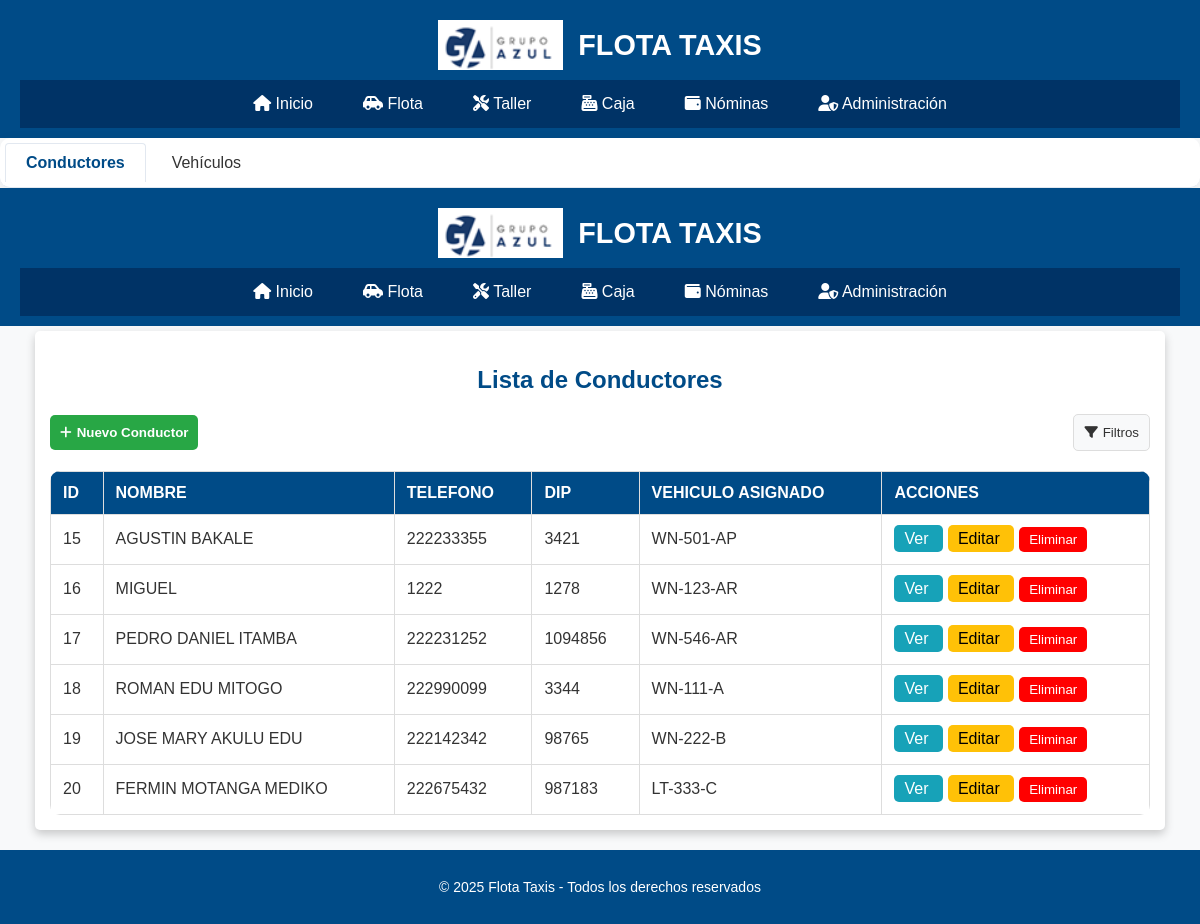
/modules/flota/flota.php, run on the app's committed database.
### tables this page shows
CREATE TABLE `conductores` (
  `id` int(11) NOT NULL,
  `nombre` varchar(100) NOT NULL,
  `telefono` varchar(20) NOT NULL,
  `dip` varchar(20) NOT NULL,
  `vehiculo_id` int(11) DEFAULT NULL,
  `estado` enum('Activo','Inactivo') NOT NULL DEFAULT 'Activo',
  `ingreso_dia_obligatorio` int(11) NOT NULL DEFAULT 0,
  `ingreso_dia_libre` int(11) NOT NULL DEFAULT 0,
  `ingreso_obligatorio` int(11) DEFAULT NULL,
  `ingreso_libre` int(11) DEFAULT NULL,
  `imagen` varchar(255) DEFAULT NULL,
  `fecha` date DEFAULT NULL,
  `dias_por_ciclo` int(11) DEFAULT 30,
  `salario_mensual` int(11) DEFAULT NULL,
  `direccion` varchar(255) DEFAULT 'Sin dirección'
);

CREATE TABLE `vehiculos` (
  `id` int(11) NOT NULL,
  `marca` varchar(50) NOT NULL,
  `modelo` varchar(50) NOT NULL,
  `matricula` varchar(20) NOT NULL,
  `numero` varchar(20) NOT NULL,
  `km_actual` int(10) UNSIGNED NOT NULL DEFAULT 0,
  `km_aceite` int(10) UNSIGNED NOT NULL DEFAULT 0,
  `km_inicial` int(10) UNSIGNED NOT NULL DEFAULT 0,
  `imagen1` varchar(255) DEFAULT NULL,
  `imagen2` varchar(255) DEFAULT NULL,
  `imagen3` varchar(255) DEFAULT NULL,
  `imagen4` varchar(255) DEFAULT NULL,
  `fecha` date DEFAULT NULL,
  `year` year(4) DEFAULT NULL
);

### modules/conductores/conductores.php (shortened to what this page needs)
<?php
include '../../layout/header.php';
require '../../config/database.php';
$conductores = $pdo->query("SELECT * FROM conductores")->fetchAll();
?>
<div class="container">
    <h2 style="text-align: center; color: #004b87; margin-bottom: 20px;">Lista de Conductores</h2>
    <div class="header-table">
        <button id="openModal" class="btn btn-nuevo">
            <i class="fas fa-plus"></i> Nuevo Conductor
        </button>
        <div class="filtros">
            <button class="btn btn-filtro">
                <i class="fas fa-filter"></i> Filtros
            </button>
        </div>
    </div>
    <div class="table-container">
        <table class="table">
            <tr>
                <th>ID</th>
                <th>Nombre</th>
                <th>Telefono</th>
                <th>Dip</th>
                <th>Vehiculo Asignado</th>
                <th>Acciones</th>
            </tr>
            <?php foreach ($conductores as $conductor) {
                  if ($conductor['vehiculo_id']) {
                      $stmt_vehiculo = $pdo->prepare("SELECT matricula FROM vehiculos WHERE id = ?");
                      $stmt_vehiculo->execute([$conductor['vehiculo_id']]);
                      $vehiculo = $stmt_vehiculo->fetch();
                      $vehiculo_asignado = $vehiculo ? $vehiculo['matricula'] : 'Sin Vehículo';
                  } else {
                      $vehiculo_asignado = 'Sin Vehículo';
                  }
            ?>
                <tr>
                    <td><?= $conductor['id'] ?></td>
                    <td><?= $conductor['nombre'] ?></td>
                    <td><?= $conductor['telefono'] ?></td>
                    <td><?= $conductor['dip'] ?></td>
                    <td><?= $vehiculo_asignado ?></td>
                    <td>
                        <a href="ver_conductor.php?id=<?= $conductor['id'] ?>"
                           style="background: #17a2b8; color: white; padding: 5px 10px; border-radius: 5px; text-decoration: none; margin-right: 5px;">
                            Ver
                        </a>
                        <a href="editar_conductor.php?id=<?= $conductor['id'] ?>"
                           style="background: #ffc107; color: black; padding: 5px 10px; border-radius: 5px; text-decoration: none; margin-right: 5px;">
                            Editar
                        </a>
                        <form method="post" style="display:inline;">
                            <button type="submit"
                                    style="background: red; color: white; padding: 5px 10px; border-radius: 5px; border: none; cursor: pointer;">
                                Eliminar
                            </button>
                        </form>
                    </td>
                </tr>
            <?php } ?>
        </table>
    </div>
</div>
<?php include '../../layout/footer.php'; ?>

### styles/styles.css (style rules this page uses)
body { font-family: Arial, sans-serif; margin: 0; padding: 0; background-color: #f8f9fa; color: #333; }

### modules/flota/flota.php (style rules this page uses)
:root { --color-primario: #004b87; --color-secundario: #003366; --color-texto: #333; --color-fondo: #f8f9fa; --color-borde: #e2e8f0; }

### modules/conductores/conductores.php (style rules this page uses)
.container { max-width: 1100px; margin: 5px auto; background: white; padding: 15px; border-radius: 5px; box-shadow: 0px 4px 10px rgba(0, 0, 0, 0.2); }
.header-table { display: flex; justify-content: space-between; align-items: center; margin-bottom: 20px; }
.filtros { display: flex; gap: 10px; }
.btn { padding: 10px 10px; border-radius: 5px; border: none; cursor: pointer; transition: 0.3s; display: flex; align-items: center; gap: 5px; }
.btn-nuevo { background: #28a745; color: white; font-weight: bold; }
.btn-filtro { background: #f8f9fa; border: 1px solid #ddd; color: #333; }
.table { width: 100%; border-collapse: collapse; border-radius: 10px; overflow: hidden; }
th, td { border: 1px solid #ddd; padding: 12px; text-align: left; }
th { background-color: #004b87; color: white; text-transform: uppercase; }
button { background: red; color: white; padding: 7px 12px; border-radius: 5px; border: none; cursor: pointer; }

### modules/vehiculos/vehiculos.php (style rules this page uses)
.container { max-width: 1100px; margin: 5px auto; background: white; padding: 15px; border-radius: 5px; box-shadow: 0px 4px 10px rgba(0, 0, 0, 0.2); }
.header-table { display: flex; justify-content: space-between; align-items: center; margin-bottom: 20px; }
.filtros { display: flex; gap: 10px; }
.btn { padding: 10px 10px; border-radius: 5px; border: none; cursor: pointer; transition: 0.3s; display: flex; align-items: center; gap: 5px; }
.btn-nuevo { background: #28a745; color: white; font-weight: bold; }
.btn-filtro { background: #f8f9fa; border: 1px solid #ddd; color: #333; }
.table { width: 100%; border-collapse: collapse; border-radius: 10px; overflow: hidden; }
th, td { border: 1px solid #ddd; padding: 12px; text-align: left; }
th { background-color: #004b87; color: white; text-transform: uppercase; }
button { background: red; color: white; padding: 7px 12px; border-radius: 5px; border: none; cursor: pointer; }

### data on the page
conductores: id "15", nombre "AGUSTIN BAKALE", telefono "222233355", dip "3421", vehiculo.matricula "WN-501-AP"
conductores: id "16", nombre "MIGUEL", telefono "1222", dip "1278", vehiculo.matricula "WN-123-AR"
conductores: id "17", nombre "PEDRO DANIEL ITAMBA", telefono "222231252", dip "1094856", vehiculo.matricula "WN-546-AR"
conductores: id "18", nombre "ROMAN EDU MITOGO", telefono "222990099", dip "3344", vehiculo.matricula "WN-111-A"
conductores: id "19", nombre "JOSE MARY AKULU EDU", telefono "222142342", dip "98765", vehiculo.matricula "WN-222-B"
conductores: id "20", nombre "FERMIN MOTANGA MEDIKO", telefono "222675432", dip "987183", vehiculo.matricula "LT-333-C"
